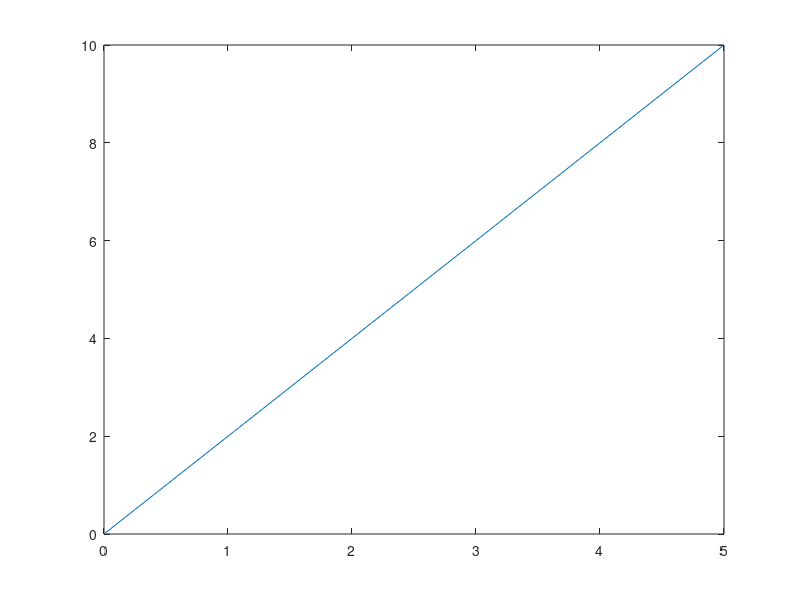
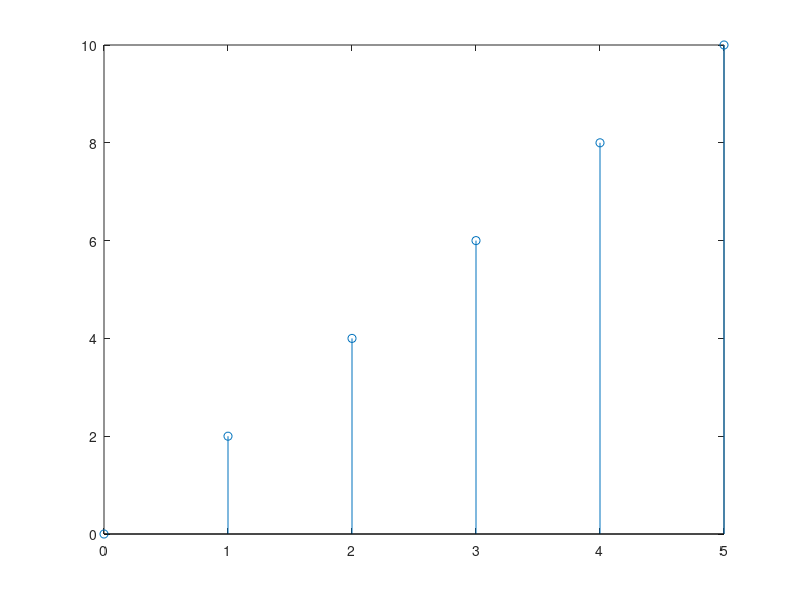

MATLAB code for these plots, in order:
% create an array method 01:
array1 = [1,2,3]

% create an array method 02 : by defining range
array2 = 1:2:20
array3 = 1:10 % when no mid number means step =1 

% ploting 

x1 = 0:5;
y1 = 0:2:10;
% continuous plot
figure,plot(x1,y1);
% disc plot
figure,stem(x1,y1);
